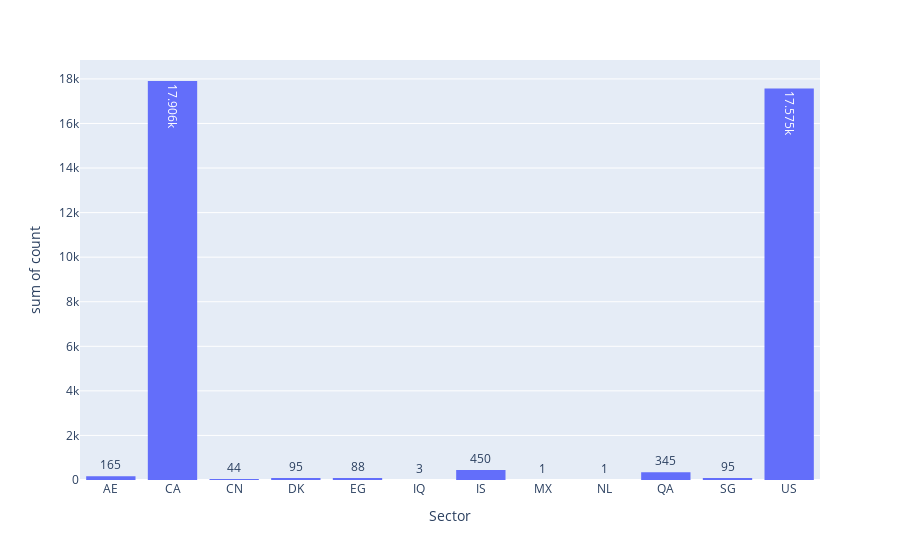

Source (notebook cell):
### Code cell
plot_count_hist('Sector', data)

### Figure 1 — Plotly figure (JSON) as saved in the notebook; plotly's stock layout.template omitted (floating-point values rounded to 4 significant figures)
{"data": [{"alignmentgroup": "True", "bingroup": "x", "histfunc": "sum", "hovertemplate": "Sector=%{x}<br>sum of count=%{y}<extra></extra>", "legendgroup": "", "marker": {"color": "#636efa", "pattern": {"shape": ""}}, "name": "", "offsetgroup": "", "orientation": "v", "showlegend": false, "texttemplate": "%{value}", "type": "histogram", "x": ["AE", "CA", "CN", "DK", "EG", "IQ", "IS", "MX", "NL", "QA", "SG", "US"], "xaxis": "x", "y": [165, 17906, 44, 95, 88, 3, 450, 1, 1, 345, 95, 17575], "yaxis": "y"}], "layout": {"barmode": "relative", "legend": {"tracegroupgap": 0}, "margin": {"t": 60}, "xaxis": {"anchor": "y", "domain": [0, 1], "title": {"text": "Sector"}}, "yaxis": {"anchor": "x", "domain": [0, 1], "title": {"text": "sum of count"}}}}
